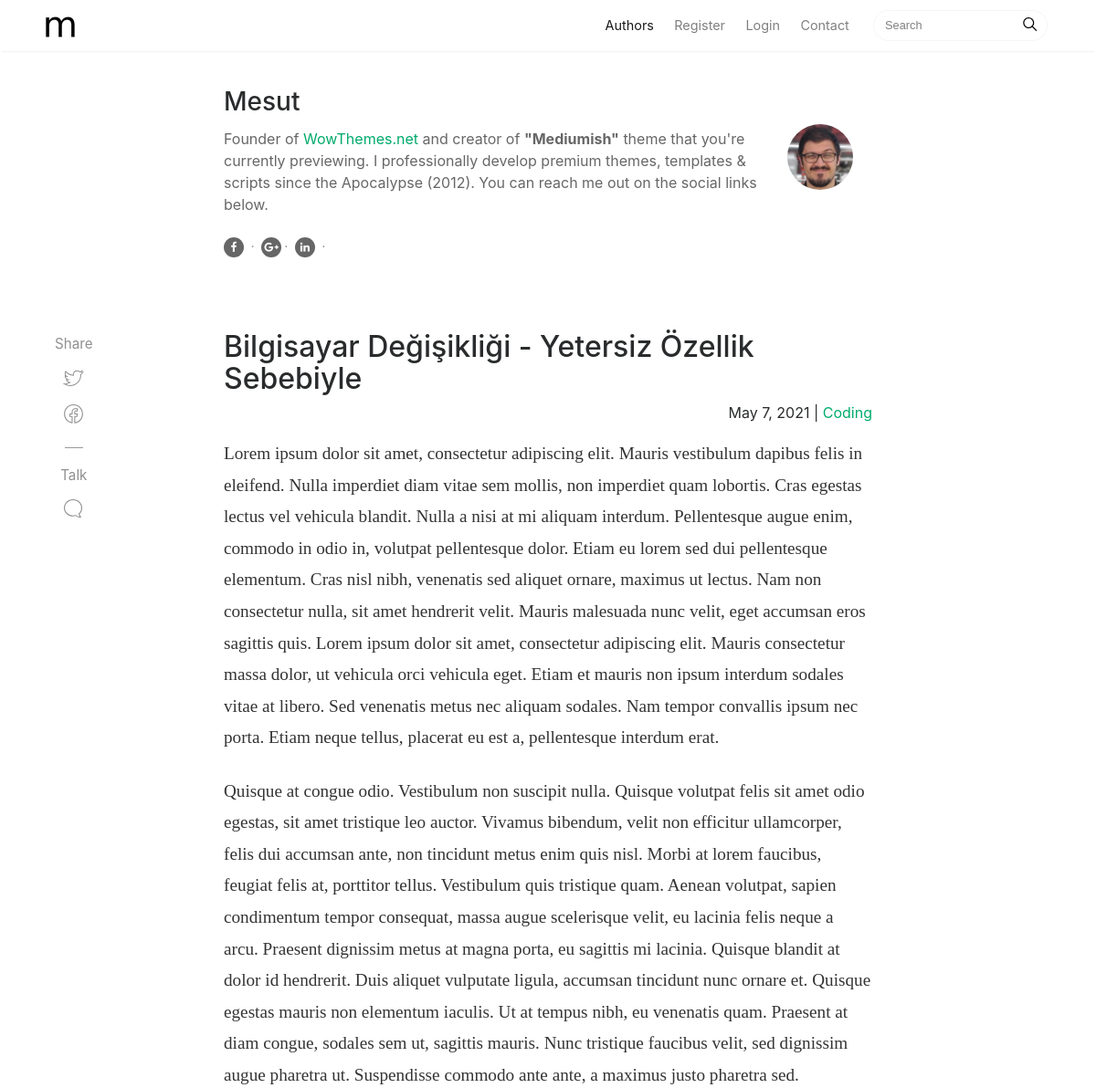
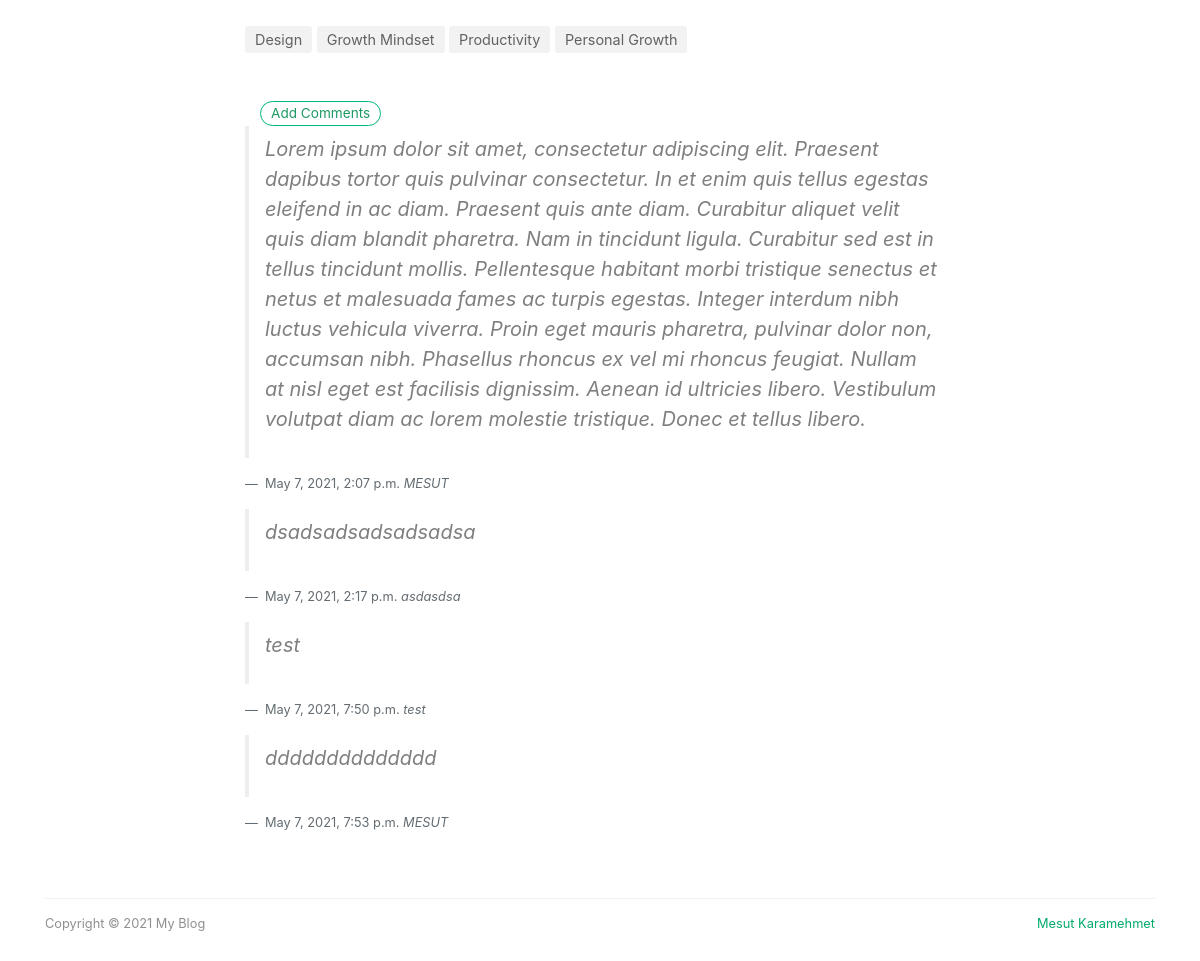
/article/14, run on the app's committed database (2 pictures, top to bottom).
### theblog/models.py (models this page shows, shortened)
class Post(models.Model):
	title = models.CharField(max_length=255)
	header_image = models.ImageField(null=True, blank=True, upload_to="images/")
	author = models.ForeignKey(User, on_delete=models.CASCADE)
	category = models.CharField(max_length=255, default= "Select Category")
	body = RichTextField(blank=True, null=True)
	post_date = models.DateField(auto_now_add=True)

class Profile(models.Model):
	user = models.OneToOneField(User, null=True, on_delete=models.CASCADE)
	bio  = models.TextField()
	profil_pic = models.ImageField(null=True, blank=True, upload_to="images/")
	website_url = models.CharField(max_length=255 , blank=True, null=True)
	fb_url = models.CharField(max_length=255 , blank=True, null=True)

class Comment(models.Model):
	post = models.ForeignKey(Post, related_name="comments", null=True, on_delete=models.CASCADE)
	name = models.CharField(max_length=255)
	body = models.TextField()
	date_added = models.DateTimeField(auto_now_add=True)

### theblog/views.py (the view)
# urls.py: path('article/<int:pk>', ArticleDetailView.as_view(), name="article-detail"),
class ArticleDetailView(DetailView):
	model = Post
	template_name  = 'article_details.html'

### templates/article_details.html (shortened to what this page needs)
{% extends 'base.html' %}
{% load static %}
{% block content %}
<div class="container">
	<div class="row">
		<div class="col-md-2"></div>
		<div class="col-md-8 col-md-offset-2">
			<div class="mainheading">
				<div class="row post-top-meta authorpage">
					<div class="col-md-10 col-xs-12">
						<h3>{{ post.author.first_name }}</h3>
						<span class="author-description">Founder of <a target="_blank" href="https://www.wowthemes.net">WowThemes.net</a> and creator of <strong>"Mediumish"</strong> theme that you're currently previewing. I professionally develop premium themes, templates & scripts since the Apocalypse (2012). You can reach me out on the social links below.</span>
						<div class="sociallinks"><a  target="_blank" href="https://www.facebook.com/wowthemesnet/"><i class="fa fa-facebook"></i></a> <span class="dot"></span> <a target="_blank" href="https://plus.google.com/s/wowthemesnet/top"><i class="fa fa-google-plus"></i></a><span class="dot"></span>
						<a  target="_blank" href="{{ user.profile.fb_url }}"><i class="fa fa-linkedin"></i></a> <span class="dot"></span> </div>
					</div>
					<div class="col-md-2 col-xs-12">
						{% if post.author.profile.profil_pic.url %}
							<a href="{% url 'show_profile_page' post.author.profile.id %}"><img class="author-thumb" src="{{ post.author.profile.profil_pic.url }}" alt="{{ user.first_name }}" title="{{ user.first_name }}" ></a>
						{% else %}
							<img src="{% static 'theblog/images/default-pic.png' %}  " width="300" height="300" class="rounded-circle">
						{% endif %}
					</div>
				</div>
			</div>
		</div>
	</div>
</div>
<div class="container">
	<div class="row">
		<div class="col-md-2 col-xs-12">
			<div class="share">
				<p>
					Share
				</p>
				<ul>
					<li>
					<a target="_blank" href="https://twitter.com/home?status=http%3A//www.wowthemes.net">
					</a>
					</li>
					<li>
					<a target="_blank" href="https://www.facebook.com/sharer/sharer.php?u=http%3A//www.wowthemes.net">
					</a>
					</li>
				</ul>
				<div class="sep">
				</div>
				<p>Talk
				</p>
				<ul>
					<li>
					<a href="{% url 'add_comment' post.pk %}">
					</a>
					</li>
				</ul>
			</div>
		</div>
		<div class="col-md-8 col-md-offset-2 col-xs-12">
			<div class="mainheading">
				<h2 class="posttitle">{{post.title}}</h2>
				<div class="pull-right">
					{{post.post_date}} |  <a href="{% url 'category' post.category %}">{{ post.category}}</a>
			</div>
			</div>
			<div class="article-post">
				<p>
					{{post.body |safe}}
				</p>
			</div>
			<div class="after-post-tags">
				<ul class="tags">
					<li><a href="#">Design</a></li>
					<li><a href="#">Growth Mindset</a></li>
					<li><a href="#">Productivity</a></li>
					<li><a href="#">Personal Growth</a></li>
				</ul>
			</div>
		</div>
	</div>
</div>
<div class="container">
	<div class="row">
	 	<div class="col-md-2 col-xs-12"></div>
		<div class="col-md-8 col-md-offset-2 col-xs-12">
				{% if not post.comments.all %}
				<div class="container">
							<div class="row">
								<figure class="text-end">
								  <blockquote class="blockquote">
								   <p>Not Comments Yet..<a href="{% url 'add_comment' post.pk %}">Add One</a></p>
								  </blockquote>
							</div>
						</div>
					{%else%}
			<div class="col-md-10 col-xs-12 pull" >
				<a href="{% url 'add_comment' post.pk %}" class="btn follow">Add Comments</a></div>
					{% for comment in post.comments.all %}
						<div class="container">
							<div class="row">
								<figure class="text-end">
								  <blockquote class="blockquote">
								    <p>{{ comment.body }}</p>
								  </blockquote>
								  <figcaption class="blockquote-footer">
								    {{ comment.date_added }} <cite title="Source Title">{{ comment.name }}</cite>
								  </figcaption>
								</figure>
							</div>
						</div>
					{% endfor %}
			{% endif %}
		</div>
	</div>
</div>
{% endblock %}

### static/theblog/css/mediumish.css (style rules this page uses)
body { padding-top:5rem; }
.mainheading { padding:1rem 0rem; }
a { color:#00ab6b; }
a,a:hover { transition:all 0.2s; }
.author-thumb { width:40px; height:40px; float:left; margin-right:13px; border-radius:100%; }
.post-top-meta { margin-bottom:2rem; }
.post-top-meta .author-thumb { width:72px; height:72px; }
.post-top-meta.authorpage .author-thumb { margin-top:40px; }
.post-top-meta span { font-size:0.9rem; color:rgba(0,0,0,.44); display:inline-block; }
.post-top-meta .author-description { margin-bottom:5px; margin-top:5px; font-size:0.95rem; }
.dot:after { content:"·"; margin-left:3px; margin-right:3px; }
.article-post { font-family:Merriweather; font-size:1.2rem; line-height:1.8; color:rgba(0,0,0,.8); }
blockquote { border-left:4px solid #00ab6b; padding:0 20px; font-style:italic; color:rgba(0,0,0,.5); }
.article-post p,.article-post blockquote { margin:0 0 1.5rem 0; }
.share { text-align:center; margin-top:20px; }
.share p { margin-bottom:10px; font-size:0.95rem; }
.share { display:none; }
.share ul li { display:inline-block; margin-bottom:5px; }
.share ul { padding-left:0; margin-left:0; }
@media (min-width:1024px) { .share { position:fixed; display:block; } }
@media (min-width:1024px) { .share ul li { display:block; } }
.share,.share a { color:rgba(0,0,0,.44); fill:rgba(0,0,0,.44); }
ul.tags { list-style:none; padding-left:0; margin:0 0 3rem 0; }
ul.tags li { display:inline-block; font-size:0.9rem; }
ul.tags li a { background:rgba(0,0,0,.05); color:rgba(0,0,0,.6); border-radius:3px; padding:5px 10px; }
.sep { height:1px; width:20px; background:#999; margin:0px auto; margin-bottom:1.2rem; }
.btn.follow { border-color:#02B875; color:#1C9963; padding:3px 10px; text-align:center; border-radius:999em; font-size:0.85rem; display:inline-block; }
.post-top-meta.authorpage .author-thumb { float:none; }
.authorpage .author-description { font-size:1rem; color:rgba(0,0,0,.6); }
.sociallinks { margin:1rem 0; }
.sociallinks a { background:#666; color:#fff; width:22px; height:22px; display:inline-block; text-align:center; line-height:22px; border-radius:50%; font-size:12px; }

### data on the page
Post: author.first_name "Mesut", author.profile.profil_pic (picture), title "Bilgisayar Değişikliği - Yetersiz Özellik Sebebiyle", post_date "May 7, 2021", category "Coding", body "Lorem ipsum dolor sit amet, consectetur adipiscing elit. Mauris vestibulum dapibus felis in eleifend. Nulla imperdiet diam vitae sem mollis, non imperdiet quam lobortis. Cras egestas lectus vel vehicula blandit. Nulla a nisi at mi aliquam interdum. Pellentesque augue enim, commodo in odio in, volutpat pellentesque dolor. Etiam eu lorem sed dui pellentesque elementum. Cras nisl nibh, venenatis sed aliquet ornare, maximus ut lectus. Nam non consectetur nulla, sit amet hendrerit velit. Mauris malesuada nunc velit, eget accumsan eros sagittis quis. Lorem ipsum dolor sit amet, consectetur adipiscing elit. Mauris consectetur massa dolor, ut vehicula orci vehicula eget. Etiam et mauris non ipsum…"
Comment: body "Lorem ipsum dolor sit amet, consectetur adipiscing elit. Praesent dapibus tortor quis pulvinar consectetur. In et enim quis tellus egestas eleifend in ac diam. Praesent quis ante diam. Curabitur aliquet velit quis diam blandit pharetra. Nam in tincidunt ligula. Curabitur sed est in tellus tincidunt mollis. Pellentesque habitant morbi tristique senectus et netus et malesuada fames ac turpis egestas. Integer interdum nibh luctus vehicula viverra. Proin eget mauris pharetra, pulvinar dolor non, accumsan nibh. Phasellus rhoncus ex vel mi rhoncus feugiat. Nullam at nisl eget est facilisis dignissim. Aenean id ultricies libero. Vestibulum volutpat diam ac lorem molestie tristique. Donec et tellus…", date_added "May 7, 2021, 2:07 p.m.", name "MESUT"
Comment: body "dsadsadsadsadsadsa", date_added "May 7, 2021, 2:17 p.m.", name "asdasdsa"
Comment: body "test", date_added "May 7, 2021, 7:50 p.m.", name "test"
Comment: body "dddddddddddddd", date_added "May 7, 2021, 7:53 p.m.", name "MESUT"
